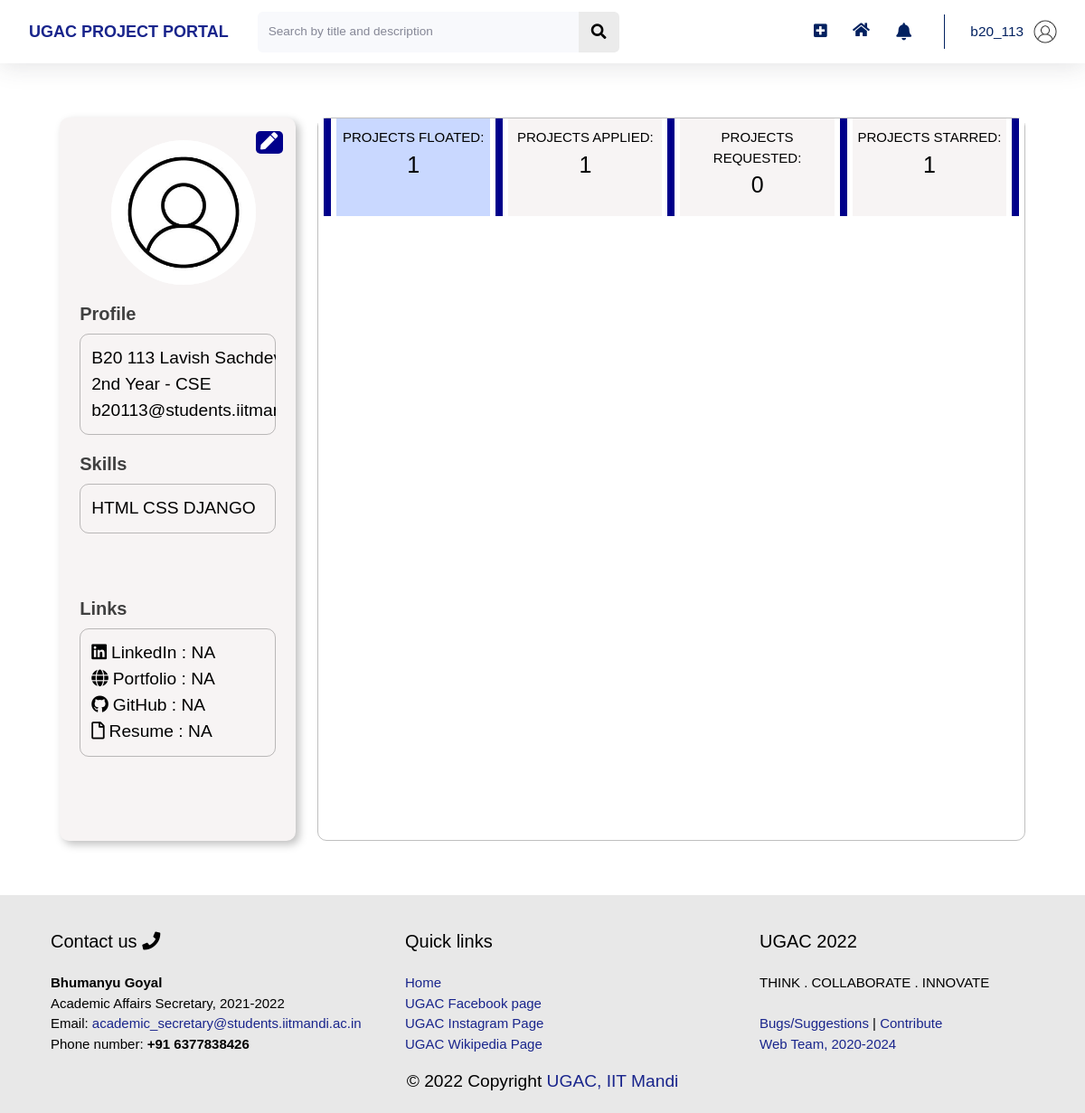
The page /profile/10 (signed in) on the database its author committed.
### users/models.py (models this page shows, shortened)
class Profile(models.Model):
    user = models.OneToOneField(User, on_delete=models.CASCADE)
    image = models.ImageField(default = 'default.jpg', upload_to='profile_pics', blank=True, validators=[FileExtensionValidator(allowed_extensions=['png', 'jpg', 'jpeg'])])
    rollno = models.CharField(max_length=10)
    year = models.CharField(max_length=30, choices = YEAR_CHOICES)
    branch = models.CharField(max_length=30, choices = BRANCH_CHOICES)
    techskills = models.ManyToManyField(Tag, related_name='techskills')
    starred_projects = models.ManyToManyField(Project, related_name='starred_projects', blank = True)
    liked_projects = models.ManyToManyField(Project, related_name='liked_projects', blank = True)
    cv = models.FileField(upload_to='resumes',validators=[FileExtensionValidator(allowed_extensions=['pdf'])])
    linked_in_link = models.CharField(blank=True, max_length=100)
    portfolio_link = models.CharField(blank=True, max_length=100)
    github_link = models.CharField(blank=True, max_length=100)

### home/models.py (models this page shows)
class Tag(models.Model):
    Title = models.CharField(max_length=20)
    def __str__(self):
        return f"{self.Title}"

### home/decorators.py (the view)
    def wrap(request, *args, **kwargs):
        if check_user_profile(request.user):
            messages.error(request, 'Please complete your profile first.')
            return redirect(f'/profile/edit?firstLogin=True')
        else:
            return function(request, *args, **kwargs)

### users/templates/users/profile.html (shortened to what this page needs)
{% extends 'home/main.html' %} {% load static %}
{% block customStylesheets %}
<link rel="stylesheet" type="text/css" href="{% static 'users/profile.css' %}">
{% endblock customStylesheets %}
{% block content %}
<div id="profile" class="horizontal-center">
  <div id="leftColumn">
    {% if user_is_author %}
    <div id="editButton" class="vertical-center">
      <div class="horizontal-center">
        <a style="color: white;" href="/profile/edit"><i class="fas fa-pen"></i> </a>
      </div>
    </div>
    {% endif %}
      <img class="profileImage" src="{{ profile_user.profile.image.url }}" alt="">
    <div class="leftColumnCard horizontal-center">
      <div class="cardTitle">
        Profile
      </div>
      <div class="cardDetails vertical-center">
        <div>
          {{ profile_user.first_name }} {{ profile_user.last_name }}
          <br>
          {{ profile_user.profile.year }} Year - {{ profile_user.profile.branch }}
          <br>
          {{ profile_user.email }}
        </div>
      </div>
    </div>
    <div class="leftColumnCard horizontal-center">
      <div class="cardTitle">
        Skills
      </div>
      <div class="cardDetails vertical-center">
        <div>
          {% for skill in profile_user.profile.techskills.all %}
          {{ skill }}
          {% endfor %}
        </div>
      </div>
    </div>
    <div class="leftColumnCard horizontal-center">
      <div class="cardTitle">
        Links
      </div>
      <div class="cardDetails vertical-center">
        <div>
          <i class="fab fa-linkedin" style="margin-right: 5px;"></i>LinkedIn :
          {% if profile_user.profile.linked_in_link|length > 0%}
          <a href={{profile_user.profile.linked_in_link}} target="_blank">{{profile_user.profile.linked_in_link}}</a>
          {% else %}
          NA
          {% endif %}
          <br>
          <i class="fas fa-globe" style="margin-right: 5px;"></i>Portfolio :
          {% if profile_user.profile.portfolio_link|length > 0%}
          <a href={{profile_user.profile.portfolio_link}} target="_blank">{{profile_user.profile.portfolio_link}}</a>
          {% else %}
          NA
          {% endif %}
          <br>
          <i class="fab fa-github" style="margin-right: 5px;"></i>GitHub :
          {% if profile_user.profile.github_link|length > 0%}
          <a href={{profile_user.profile.github_link}} target="_blank">{{profile_user.profile.github_link}}</a>
          {% else %}
          NA
          {% endif %}
          <br>
          <i class="far fa-file" style="margin-right: 5px;"></i>Resume :
          {% if profile_user.profile.cv|length > 0%}
          <a href="{{profile_user.profile.cv.url}}" target="_blank">
            Click Here
          </a>
          {% else %}
          NA
          {% endif %}
          <br>
        </div>
      </div>
    </div>
  </div>
  <div id="rightColumn">
    <div id="profileProjects">
      <div id="projectButtons">
        <div class="vertical-line">
          <div class="line"></div>
        </div>
        <div class="projectButton buttonSelected" id='projects0button' onclick="toggleVisibility('projects0')">
          <div class="projectButtonTitle">
            PROJECTS FLOATED:
          </div>
          <div class="projectsNumbers">
            {{ projects_id.0|length }}
          </div>
        </div>
        <div class="vertical-line">
          <div class="line"></div>
        </div>
        <div class="projectButton" id='projects1button' onclick="toggleVisibility('projects1')">
          <div class="projectButtonTitle">
            PROJECTS APPLIED:
          </div>
          <div class="projectsNumbers">
            {{ projects_id.2|length }}
          </div>
        </div>
        <div class="vertical-line">
          <div class="line"></div>
        </div>
        <div class="projectButton" id='projects2button' onclick="toggleVisibility('projects2')">
          <div class="projectButtonTitle">
            PROJECTS REQUESTED:
          </div>
          <div class="projectsNumbers">
            {{ projects_id.3|length }}
          </div>
        </div>
        <div class="vertical-line">
          <div class="line"></div>
        </div>
        {% if user_is_author %}
          <div class="projectButton" id='projects3button' onclick="toggleVisibility('projects3')">
            <div class="projectButtonTitle">
              PROJECTS STARRED:
            </div>
            <div class="projectsNumbers">
              {{ projects_id.4|length }}
            </div>
          </div>
          <div class="vertical-line">
            <div class="line"></div>
          </div>
        {% endif %}
      </div>
    </div>
  </div>
</div>
</div>
{% endblock content %}

### home/templates/home/base.html (shortened to what this page needs)
{% load static %}
<!DOCTYPE html>
<html lang="en">
    <head>
        {% block stylesheets %}
        <link rel="stylesheet" type="text/css" href="{% static 'home/style.css' %}">
        <link rel="stylesheet" type="text/css" href="{% static 'home/cards.css' %}">
        <link rel="stylesheet" type="text/css" href="{% static 'home/footer.css' %}">
        {% endblock stylesheets %}
        {% block customStylesheets %}{% endblock customStylesheets %}
        <link rel="stylesheet" href="https://pro.fontawesome.com/releases/v5.10.0/css/all.css" />
    </head>
    {% block mainBlock %}
    <body id="page-top">
        <div id="wrapper">
            <div id="content-wrapper" class="d-flex flex-column">
                <div id="content" style="background: white;">
                    <nav class="navbar navbar-expand navbar-light bg-white topbar mb-4 static-top shadow">
                        <div class="sidebar-brand-text mx-3" style="color: #022160; font-size: large; font-weight: bold"> <a href="/">UGAC PROJECT PORTAL</a></div>
                        <form method="POST" action="{{request.get_full_path}}" class="d-none d-sm-inline-block form-inline mr-auto ml-md-3 my-2 my-md-0 mw-100 navbar-search">
                            <div class="input-group">
                                <input type="text" class="form-control bg-light border-0 small" placeholder="Search by title and description" aria-label="Search" aria-describedby="basic-addon2" name="search">
                                <div class="input-group-append">
                                    <button class="btn btn-primary" type="submit">
                                        <i class="fas fa-search fa-sm"></i>
                                    </button>
                                </div>
                            </div>
                        </form>
                        <ul class="navbar-nav ml-auto">
                            <div class="notif-tooltip">
                                <a class="nav-link" href="/project/new">
                                    <i class="fas fa-plus-square fa-sm fa-fw mr-2 text-gray-400" style="margin-top: 18px;"></i>
                                </a>
                            </div>
                            <div class="notif-tooltip">
                                <a class="nav-link" href="{% url 'home' %}" role="button" style="margin-top: 11px;">
                                    <i class="fas fa-home fa-fw fa-sm mr-2 text-gray-400"></i>
                                </a>
                            </div>
                            <li class="nav-item dropdown no-arrow mx-1">
                                <a class="nav-link dropdown-toggle notif-tooltip" id="alertsDropdown" role="button" data-toggle="dropdown" aria-haspopup="true" aria-expanded="false" style="padding: 8px; width: 41.5px;">
                                    <i class="fas fa-bell fa-fw" style="margin-right: 8px;"></i>
                                </a>
                            </li>
                            <li class="nav-item dropdown no-arrow">
                                <a class="nav-link dropdown-toggle" id="userDropdown" role="button" data-toggle="dropdown" aria-haspopup="true" aria-expanded="false">
                                    <span class="mr-2 d-none d-lg-inline text-gray-600 small">{{user.username}}</span>
                                    <img class="img-profile rounded-circle" src="{{user.profile.image.url}}">
                                </a>
                            </li>
                        </ul>
                    </nav>
                    <div class="container-fluid">
                        {% block content %}{% endblock content %}
                    </div>
                </div>
            </div>
         <div id="footer">
            <div class="footer_cards">
                <div class="footer_card">
                    <div class="footer_card_Title">
                        Contact us <i class="fa fa-phone" aria-hidden="true"></i>
                    </div>
                    <div class="footer_card_Details">
                        <b>Bhumanyu Goyal</b>
                        <br>
                        Academic Affairs Secretary, 2021-2022
                        <br>
                        Email: <a href="mailto:academic_secretary@students.iitmandi.ac.in" target="_blank">academic_secretary@students.iitmandi.ac.in</a>
                        <br>
                        Phone number: <b>+91 6377838426</b>
                    </div>
                </div>
                <div class="footer_card">
                    <div class="footer_card_Title">
                        Quick links
                    </div>
                    <div class="footer_card_Details">
                        <a href="">Home</a>
                        <br>
                        <a href="https://www.facebook.com/iitmandi.acadcouncil/" target="_blank">UGAC Facebook page</a>
                        <br>
                        <a href="https://www.instagram.com/iitmandi.acadcouncil/?hl=en" target="_blank">UGAC Instagram Page</a>
                        <br>
                        <a href="https://wiki.iitmandi.co.in/p/UG_Academic_Council" target="_blank">UGAC Wikipedia Page</a>
                    </div>
                </div>
                <div class="footer_card">
                    <div class="footer_card_Title">
                        UGAC <script>document.write(new Date().getFullYear())</script>
                    </div>
                    <div class="footer_card_Details">
                        THINK . COLLABORATE . INNOVATE
                        <br>
                        <br>
                        <a href="https://forms.gle/FG8WnKo5cJuHWive6" target="_blank">Bugs/Suggestions</a> |
                        <a href="https://forms.gle/tci5sjB3mgpfvo6k8" target="_blank">Contribute</a>
                        <br><a href="" style="align-content: center;" target="_blank">Web Team, 2020-2024</a>
                    </div>
                    </div>
                </div>
            </div>
            <div id="CopyrightAndTeam">
                <div class="vertical-center">
                    <div class="copyright horizontal-center">
                        &copy; <script>document.write(new Date().getFullYear())</script> Copyright <a href="https://wiki.iitmandi.co.in/p/UG_Academic_Council" target="_blank">UGAC, IIT Mandi</a>
                    </div>
                </div>
            </div>
    </body>
    {% endblock mainBlock %}
</html>

### rows shown on the page
Tag: Title "HTML"
Tag: Title "CSS"
Tag: Title "DJANGO"

### other values the page prints
{{ user.username }} "b20_113"
{{ profile_user.first_name }} "B20 113"
{{ profile_user.last_name }} "Lavish…"
{{ profile_user.profile.year }} "2nd"
{{ profile_user.profile.branch }} "CSE"
{{ projects_id.0|length }} "1"
{{ projects_id.2|length }} "1"
{{ projects_id.3|length }} "0"
{{ projects_id.4|length }} "1"
